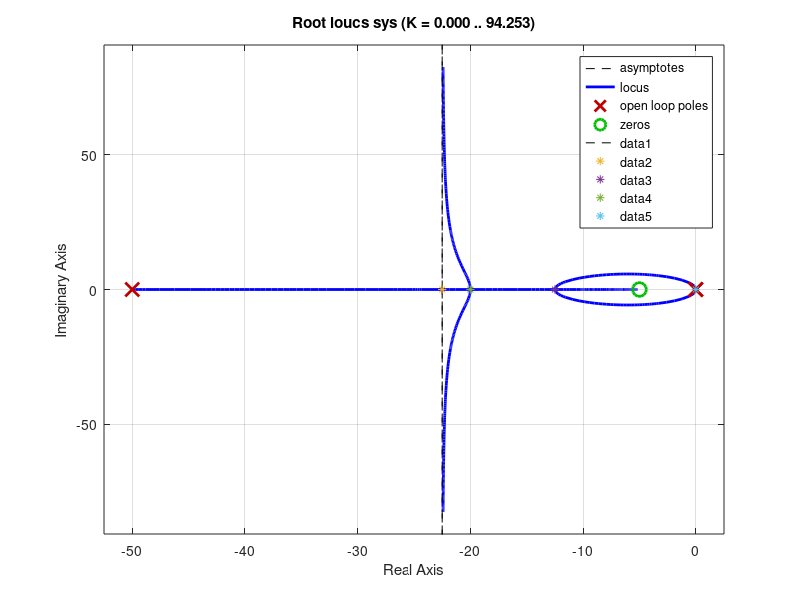

The MATLAB script that drew this image:
num= [80 400];
den= [1 50 0 0];
sys=tf(num,den)
rlocus (sys);
pole(sys)
zero(sys)
y=[-100,100];
x=[-22.5 -22.5];
line(x,y,'Color','black','LineStyle','--')
hold on
plot(-22.5,0,'*'); % centroid point plotting.
% breakaway points plotting.
plot(-12.5,0,'*');
plot(-20,0,'*');
plot(0,0,'*');
hold off
%step(feedback(sys,-1));
